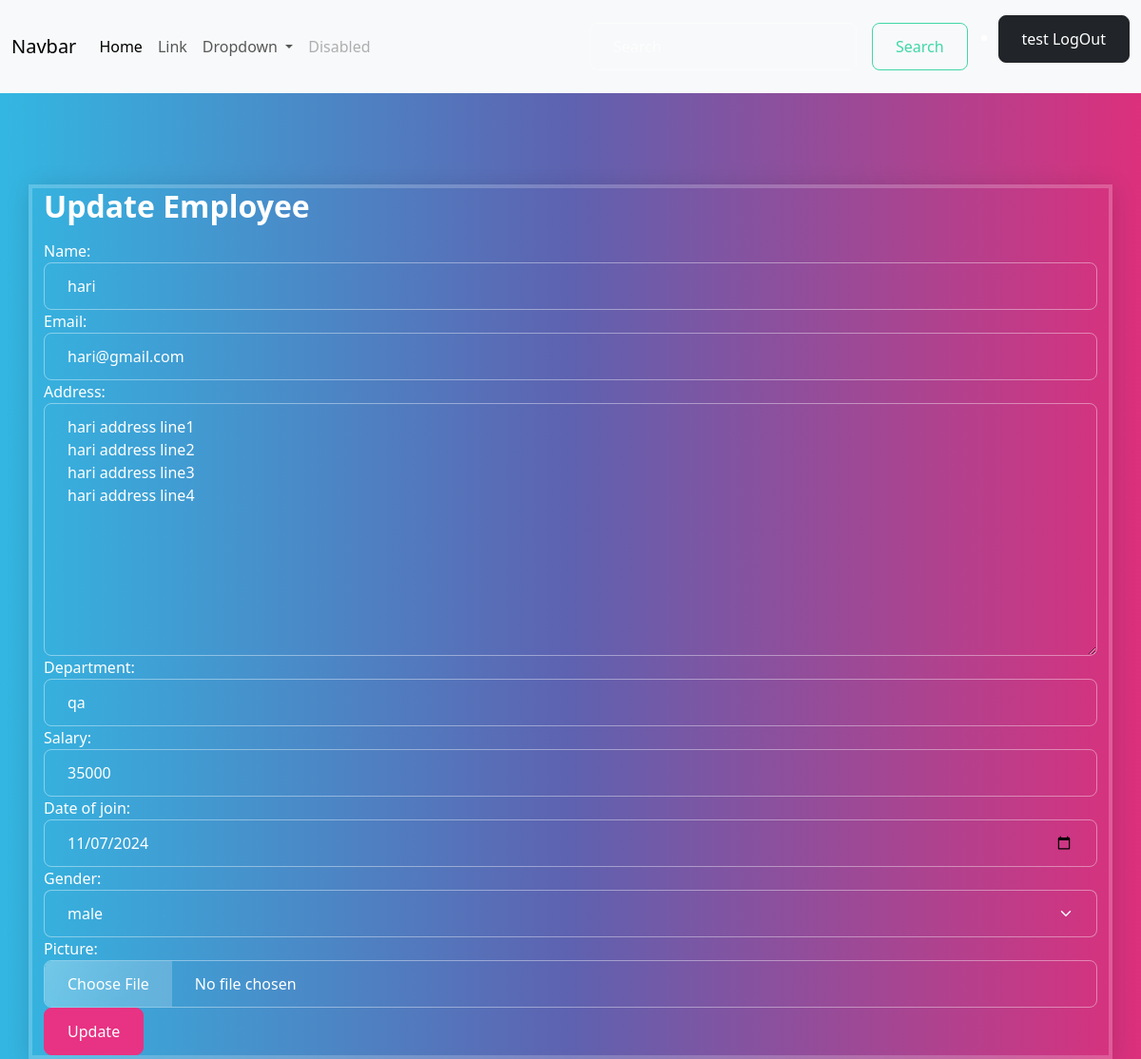
The app's page /employee/4/change (signed in) with its own data.
### crm/models.py (models this page shows, shortened)
class Employee(models.Model):
    name=models.CharField(max_length=100)
    email=models.EmailField(unique=True)
    address=models.TextField()
    department=models.CharField(max_length=100)
    salary=models.PositiveIntegerField()
    date_of_join=models.DateField()
    gender_choice=(
                    ("male","male"),
                    ("female","female"),
                    ("others","others")
                )
    gender=models.CharField(max_length=100,choices=gender_choice,default="male")
    picture=models.ImageField(upload_to="employee_images",null=True,blank=True)

### crm/views.py (the view, shortened to what this page needs)
# urls.py: path("employee/<int:pk>/change",views.EmployeeUpdateView.as_view(),name="employee-update"),
@method_decorator(decs,name="dispatch")
class EmployeeUpdateView(View):
    template_name="employee_update.html"
    form_class=EmployeeForm
    def get(self,request,*args,**kwargs):
        id=kwargs.get("pk")
        employee_object=Employee.objects.get(id=id)
        form_instance=self.form_class(instance=employee_object)
        return render(request,self.template_name,{"form":form_instance})

### crm/forms.py
class EmployeeForm(forms.ModelForm):
    class Meta:
        model=Employee
        fields="__all__"
        widgets={
           "name":forms.TextInput(attrs={"class":"form-control"}),
           "email":forms.EmailInput(attrs={"class":"form-control"}),
           "address":forms.Textarea(attrs={"class":"form-control","row":3}),
           "department":forms.TextInput(attrs={"class":"form-control"}),
           "salary":forms.NumberInput(attrs={"class":"form-control"}),
           "date_of_join":forms.DateInput(attrs={"class":"form-control","type":"date"}),
           "gender":forms.Select(attrs={"class":"form-control form-select"}),
           "picture":forms.FileInput(attrs={"class":"form-control"})
            }

### crm/templates/employee_update.html (shortened to what this page needs)
{%extends 'base.html'%}
{%block main_block%}
<div class="container mt-5 border border-4 shadow">
    <h2>Update Employee</h2>
    <form action="" method="post" enctype="multipart/form-data">
        {{form}}
        <button type="submit" class="btn btn-primary">Update</button>
    </form>
</div>
{%endblock%}

### crm/templates/base.html (shortened to what this page needs)
<!DOCTYPE html>
{%load static%}
<html lang="en">
<head>
    <link rel="stylesheet" href="{%static 'css/style.css'%}">
</head>
<body>
    <nav class="navbar navbar-expand-lg bg-body-tertiary">
        <div class="container-fluid">
          <a class="navbar-brand" href="#">Navbar</a>
          <div class="collapse navbar-collapse" id="navbarSupportedContent">
            <ul class="navbar-nav me-auto mb-2 mb-lg-0">
              <li class="nav-item">
                <a class="nav-link active" aria-current="page" href="#">Home</a>
              </li>
              <li class="nav-item">
                <a class="nav-link" href="#">Link</a>
              </li>
              <li class="nav-item dropdown">
                <a class="nav-link dropdown-toggle" href="#" role="button" data-bs-toggle="dropdown" aria-expanded="false">
                  Dropdown
                </a>
              </li>
              <li class="nav-item">
                <a class="nav-link disabled" aria-disabled="true">Disabled</a>
              </li>
            </ul>
            <form class="d-flex" role="search">
              <input class="form-control me-2" type="search" placeholder="Search" aria-label="Search">
              <button class="btn btn-outline-success" type="submit">Search</button>
            </form>
            <ul>
              <li class="nav-item">
                <a href="{%url 'signout'%}" class="btn btn-dark">{{request.user}}  LogOut</a>
              </li>
            </ul>
          </div>
        </div>
      </nav>
        {%block main_block%}
        {%endblock%}
</body>
</html>

### records on screen
Employee: name "hari", email "hari@gmail.com", address "hari address line1 hari address line2 hari address line3 hari address line4", department "qa", salary "35000", date_of_join "11/07/2024", gender "male"

### other values on screen
{{ request.user }} "test"
